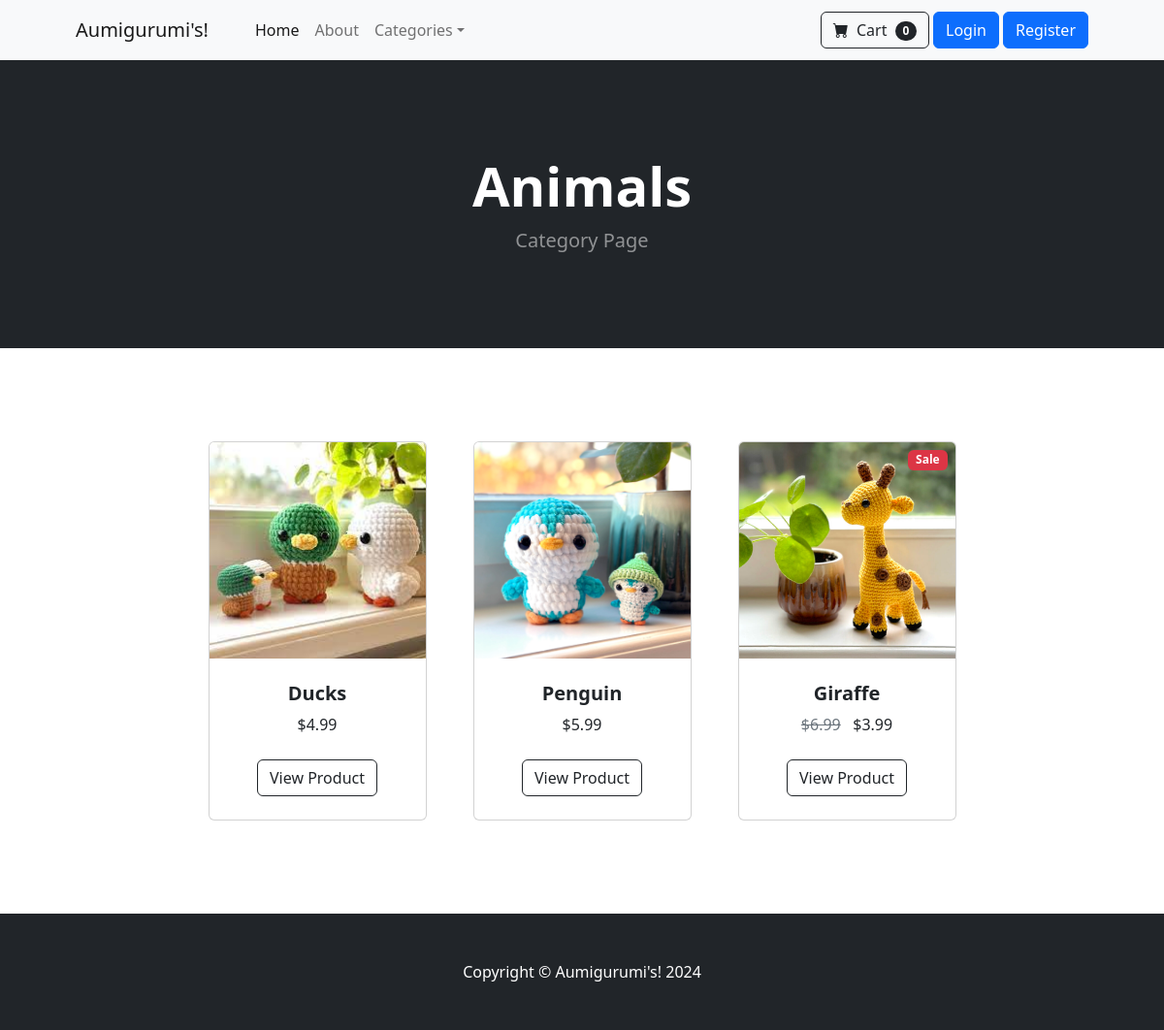
Page /category/Animals on the committed database.
### store/models.py (models this page shows, shortened)
class Category(models.Model):
    name = models.CharField(max_length=50)
    def __str__(self):
        return self.name
    class Meta:
        verbose_name_plural = 'categories'

class Product(models.Model):
    name = models.CharField(max_length=100)
    price = models.DecimalField(default=0, decimal_places=2, max_digits=6)
    category = models.ForeignKey(Category, on_delete=models.CASCADE, default=1)
    description = models.CharField(max_length=250, default='', blank=True, null=True)
    image = models.ImageField(upload_to='uploads/products/')
    is_sale = models.BooleanField(default=False)
    sale_price = models.DecimalField(default=0, decimal_places=2, max_digits=6)

### store/views.py (the view)
# urls.py: path('category/<str:foo>', views.category, name='category'),
def category(request, foo):
	foo = foo.replace('-', ' ')
	try:
		category = Category.objects.get(name=foo)
		products = Product.objects.filter(category=category)
		return render(request, 'category.html', {'products':products, 'category':category})
	except:
		messages.success(request, ("That Category Doesn't Exist..."))
		return redirect('home')

### cart/context_processors.py (called while the page is built)
def cart(request):
    return {'cart': Cart(request)}

### store/templates/category.html
{% extends 'base.html' %}
{% load static %}
{% block content %}
        <header class="bg-dark py-5">
            <div class="container px-4 px-lg-5 my-5">
                <div class="text-center text-white">
                    <h1 class="display-4 fw-bolder">{{ category }}</h1>
                    <p class="lead fw-normal text-white-50 mb-0">Category Page</p>
                </div>
            </div>
        </header>
        <section class="py-5">
            <div class="container px-4 px-lg-5 mt-5">
                <div class="row gx-4 gx-lg-5 row-cols-2 row-cols-md-3 row-cols-xl-4 justify-content-center">
                    {% for product in products %}
                        {% if product.is_sale %}
                        <div class="col mb-5">
                            <div class="card h-100">
                                <div class="badge bg-danger text-white position-absolute" style="top: 0.5rem; right: 0.5rem">Sale</div>
                                <img class="card-img-top" src="{{ product.image.url }}", alt="image"  />
                                <div class="card-body p-4">
                                    <div class="text-center">
                                        <h5 class="fw-bolder">{{ product.name }}</h5>
                                        <span class="text-muted text-decoration-line-through">${{ product.price }}</span>
                                        &nbsp;
                                        ${{ product.sale_price }}
                                    </div>
                                </div>
                                <div class="card-footer p-4 pt-0 border-top-0 bg-transparent">
                                    <div class="text-center"><a class="btn btn-outline-dark mt-auto" href="{% url 'product' product.id  %}">View Product</a></div>
                                </div>
                            </div>
                        </div>
                        {% else %}
                        <div class="col mb-5">
                            <div class="card h-100">
                                <img class="card-img-top" src="{{ product.image.url }}", alt="image"  />
                                <div class="card-body p-4">
                                    <div class="text-center">
                                        <h5 class="fw-bolder">{{ product.name }}</h5>
                                        ${{ product.price }}
                                    </div>
                                </div>
                                <div class="card-footer p-4 pt-0 border-top-0 bg-transparent">
                                    <div class="text-center"><a class="btn btn-outline-dark mt-auto" href="{% url 'product' product.id  %}">View Product</a></div>
                                </div>
                            </div>
                        </div>
                        {% endif %}
                    {% endfor %}
                </div>
            </div>
        </section>
{% endblock %}

### rows in the picture
Category: name "Animals"
Product: image (picture), name "Ducks", price "4.99"
Product: image (picture), name "Penguin", price "5.99"
Product: image (picture), name "Giraffe", price "6.99", sale_price "3.99"
